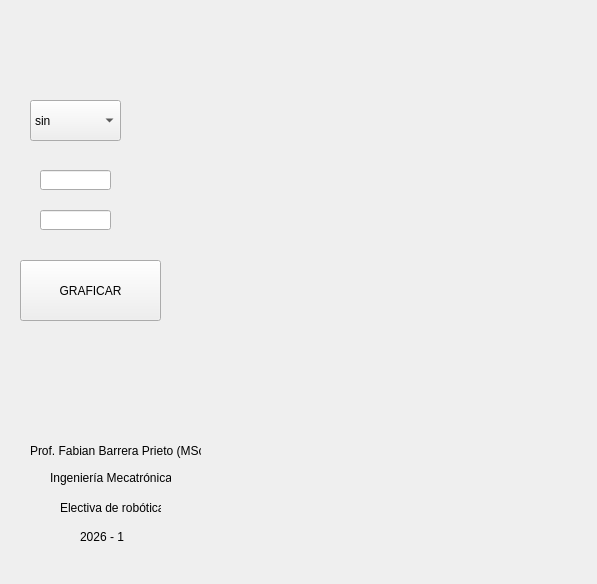
<?xml version="1.0" encoding="UTF-8"?>
<ui version="4.0">
 <class>wibget_grafica</class>
 <widget class="QWidget" name="wibget_grafica">
  <property name="geometry">
   <rect>
    <x>0</x>
    <y>0</y>
    <width>597</width>
    <height>584</height>
   </rect>
  </property>
  <property name="windowTitle">
   <string>Form</string>
  </property>
  <widget class="QLineEdit" name="lineEdit_min">
   <property name="geometry">
    <rect>
     <x>40</x>
     <y>170</y>
     <width>71</width>
     <height>20</height>
    </rect>
   </property>
  </widget>
  <widget class="QLineEdit" name="lineEdit_max">
   <property name="geometry">
    <rect>
     <x>40</x>
     <y>210</y>
     <width>71</width>
     <height>20</height>
    </rect>
   </property>
  </widget>
  <widget class="QComboBox" name="combo_funcion">
   <property name="geometry">
    <rect>
     <x>30</x>
     <y>100</y>
     <width>91</width>
     <height>41</height>
    </rect>
   </property>
   <item>
    <property name="text">
     <string>sin</string>
    </property>
   </item>
   <item>
    <property name="text">
     <string>cos</string>
    </property>
   </item>
   <item>
    <property name="text">
     <string>tan</string>
    </property>
   </item>
   <item>
    <property name="text">
     <string>cot</string>
    </property>
   </item>
   <item>
    <property name="text">
     <string>sec</string>
    </property>
   </item>
   <item>
    <property name="text">
     <string>csc</string>
    </property>
   </item>
  </widget>
  <widget class="QPushButton" name="btn_graficar">
   <property name="geometry">
    <rect>
     <x>20</x>
     <y>260</y>
     <width>141</width>
     <height>61</height>
    </rect>
   </property>
   <property name="text">
    <string>GRAFICAR</string>
   </property>
  </widget>
  <widget class="QWidget" name="widget_plot" native="true">
   <property name="geometry">
    <rect>
     <x>180</x>
     <y>10</y>
     <width>401</width>
     <height>401</height>
    </rect>
   </property>
  </widget>
  <widget class="QLabel" name="label_6">
   <property name="geometry">
    <rect>
     <x>30</x>
     <y>430</y>
     <width>171</width>
     <height>41</height>
    </rect>
   </property>
   <property name="text">
    <string>Prof. Fabian Barrera Prieto (MSc).</string>
   </property>
  </widget>
  <widget class="QLabel" name="label_7">
   <property name="geometry">
    <rect>
     <x>50</x>
     <y>470</y>
     <width>121</width>
     <height>16</height>
    </rect>
   </property>
   <property name="text">
    <string>Ingeniería Mecatrónica</string>
   </property>
  </widget>
  <widget class="QLabel" name="label_8">
   <property name="geometry">
    <rect>
     <x>60</x>
     <y>500</y>
     <width>101</width>
     <height>16</height>
    </rect>
   </property>
   <property name="text">
    <string>Electiva de robótica</string>
   </property>
  </widget>
  <widget class="QLabel" name="label_9">
   <property name="geometry">
    <rect>
     <x>80</x>
     <y>530</y>
     <width>47</width>
     <height>13</height>
    </rect>
   </property>
   <property name="text">
    <string>2026 - 1</string>
   </property>
  </widget>
  <widget class="QLabel" name="label_logo_1">
   <property name="geometry">
    <rect>
     <x>300</x>
     <y>430</y>
     <width>251</width>
     <height>141</height>
    </rect>
   </property>
   <property name="text">
    <string/>
   </property>
   <property name="pixmap">
    <pixmap>Punto A 2 corte.py/Punto #1.py/logo.png</pixmap>
   </property>
  </widget>
 </widget>
 <resources/>
 <connections/>
</ui>
